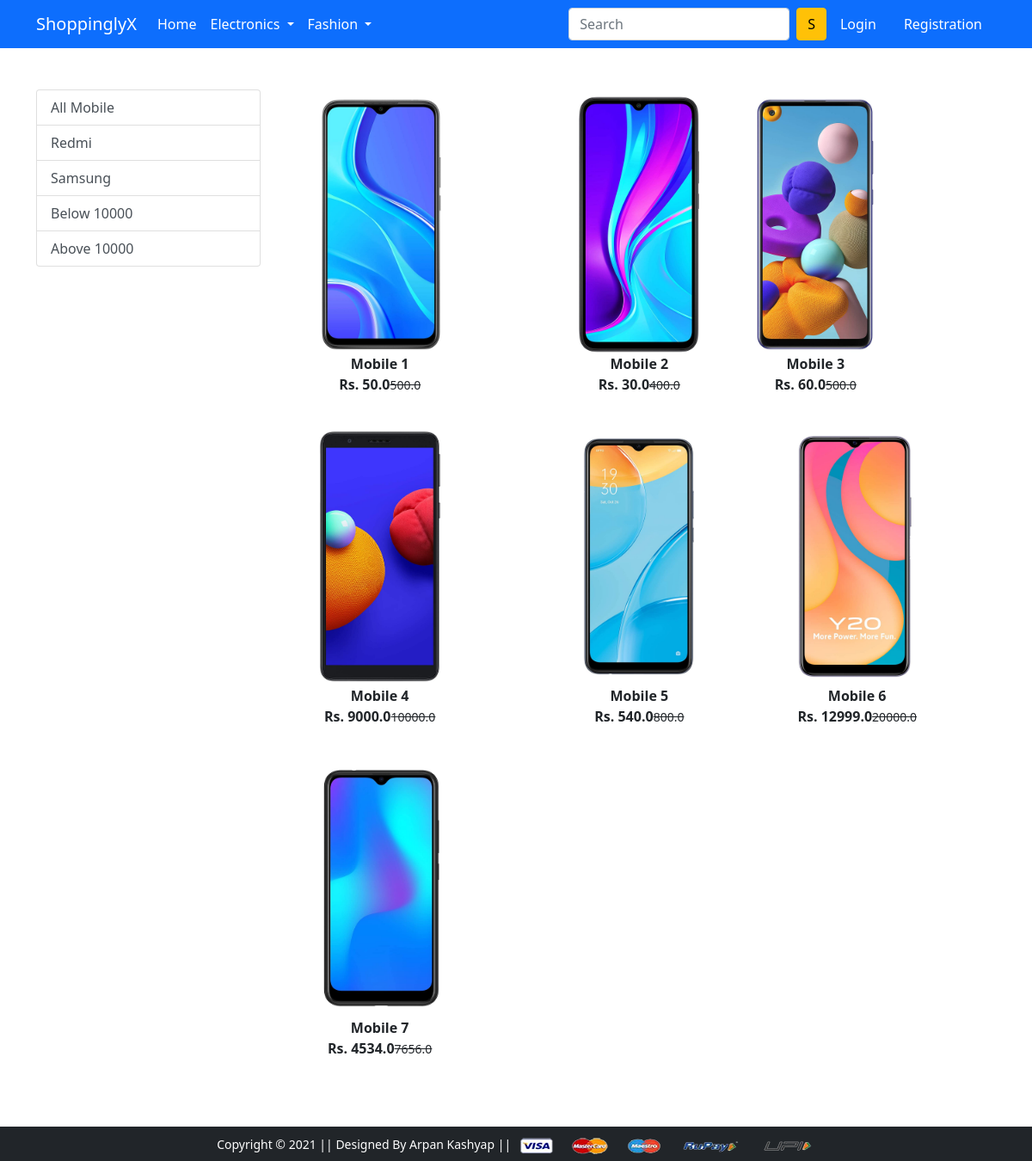
/mobile/, run on the app's committed database.
### app/models.py (models this page shows, shortened)
class Product(models.Model):
    title=models.CharField(max_length=100)
    selling_price=models.FloatField()
    discounted_price=models.FloatField()
    description=models.TextField()
    brand=models.CharField(max_length=100)
    category=models.CharField(choices=CATEGORY_CHOICES,max_length=2)
    product_image=models.ImageField(upload_to='productimg')

### app/views.py (the view)
# urls.py: path('mobile/', views.mobile, name='mobile'),
def mobile(request,data=None):
    if data==None:
        mobiles=Product.objects.filter( category='M')
    elif data=='Redmi' or data=='Samsung':
        mobiles=Product.objects.filter( category='M').filter(brand=data)
    elif data=='below':
        mobiles=Product.objects.filter( category='M').filter(discounted_price__lt=10000)
    elif data=='above':
        mobiles=Product.objects.filter( category='M').filter(discounted_price__gt=10000)
    return render(request, 'app/mobile.html',{'mobiles':mobiles})

### app/templates/app/mobile.html (shortened to what this page needs)
{% extends 'app/base.html' %}
{% load static %}
{% block main-content %}
<div class="container my-5">
 <div class="row">
  <div class="col-sm-3">
   <div class="list-group">
       <a href="{% url 'mobile' %}" class="list-group-item list-group-item-action" aria-current="true">All Mobile</a>
       <a href="{% url 'mobiledata' 'Redmi' %}" class="list-group-item list-group-item-action" aria-current="true">Redmi</a>
       <a href="{% url 'mobiledata' 'Samsung' %}" class="list-group-item list-group-item-action">Samsung</a>
       <a href="{% url 'mobiledata' 'below' %}" class="list-group-item list-group-item-action">Below 10000</a>
       <a href="{% url 'mobiledata' 'above' %}" class="list-group-item list-group-item-action">Above 10000</a>
   </div>
  </div>
  <div class="col-sm-8">
   <div class="row">
       {% for product in mobiles %}
       <div class="col-sm-4 text-center mb-4">
           <a href="{% url 'product-detail' product.id %}" class="btn">
               <div class="item">
                   <img src="{{product.product_image.url}}" alt="" height="300" class="">
                   <div class="fw-bold">{{product.title}}</div>
                   <div class="fw-bold">Rs. {{product.discounted_price}}<small class="fw-light text-decoration-line-through">{{product.selling_price}}</small></div>
               </div>
           </a>
       </div>
       {% endfor %}
   </div>
  </div>
 </div>
</div>
{% endblock main-content %}

### app/templates/app/base.html (shortened to what this page needs)
<!doctype html>
{% load static %}
<html lang="en">
  <head>
    <link href="https://cdn.jsdelivr.net/npm/bootstrap@5.0.0-beta1/dist/css/bootstrap.min.css" rel="stylesheet">
    <link rel="stylesheet" href="{% static 'app/css/owl.carousel.min.css' %}">
    <link rel="stylesheet" href="{% static 'app/css/all.min.css' %}">
    <link rel="stylesheet" href="{% static 'app/css/style.css' %}">
  </head>
  <body>
    <nav class="navbar navbar-expand-lg navbar-dark bg-primary">
     <div class="container">
       <a class="navbar-brand" href="/">ShoppinglyX</a>
       <div class="collapse navbar-collapse" id="navbarSupportedContent">
         <ul class="navbar-nav me-auto mb-2 mb-lg-0">
           <li class="nav-item">
             <a class="nav-link active" aria-current="page" href="/">Home</a>
           </li>
           <li class="nav-item dropdown">
             <a class="nav-link dropdown-toggle text-white" href="#" id="electronicsDropdown" role="button" data-bs-toggle="dropdown" aria-expanded="false">
               Electronics
             </a>
           </li>
           <li class="nav-item dropdown">
             <a class="nav-link dropdown-toggle text-white" href="#" id="fashionDropdown" role="button" data-bs-toggle="dropdown" aria-expanded="false">
               Fashion
             </a>
           </li>
         </ul>
         <form class="d-flex">
           <input class="form-control me-2" type="search" placeholder="Search" aria-label="Search">
           <button class="btn btn-warning" type="submit">S</button>
         </form>
         <div>
          <ul class="navbar-nav me-auto mb-2 mb-lg-0">
            {% if request.user.is_authenticated %}
           <li class="nav-item dropdown mx-2">
              <a class="nav-link dropdown-toggle text-white" href="#" id="profileDropdown" role="button" data-bs-toggle="dropdown" aria-expanded="false">
                {{request.user.username|capfirst}}
              </a>
              <ul class="dropdown-menu" aria-labelledby="profileDropdown">
                <li><a class="dropdown-item" href="{% url 'profile' %}">Profile</a></li>
                <li><a class="dropdown-item" href="{% url 'orders' %}">Orders</a></li>
                <li><a class="dropdown-item" href="{% url 'passwordchange' %}">Change Password</a></li>
                <li><a class="dropdown-item" href="{% url 'logout' %}">Logout</a></li>
              </ul>
            </li>
            <li class="nav-item mx-2">
             <a href="{% url 'add-to-cart' %}" class="nav-link text-white"><span class="badge bg-danger">4</span> Cart </a>
            </li>
            {% else %}
            <li class="nav-item mx-2">
             <a href="{% url 'login' %}" class="nav-link text-white">Login</a>
            </li>
            <li class="nav-item mx-2">
             <a href="{% url 'customerregistration' %}" class="nav-link text-white">Registration</a>
            </li>
            {% endif %}
          </ul>
         </div>
       </div>
     </div>
    </nav>
    {% block main-content %} {% endblock main-content %}
    <footer class="container-fluid bg-dark text-center p-2 mt-5">
        <small class="text-white">Copyright &copy; 2021 || Designed By Arpan Kashyap || </small>
        <img src="{% static 'app/images/payment.png' %}" alt="" srcset="" class="img-fluid" height="2px">
    </footer>
  </body>
</html>

### data on the page
Product: product_image (picture), title "Mobile 1", discounted_price "50.0", selling_price "500.0"
Product: product_image (picture), title "Mobile 2", discounted_price "30.0", selling_price "400.0"
Product: product_image (picture), title "Mobile 3", discounted_price "60.0", selling_price "500.0"
Product: product_image (picture), title "Mobile 4", discounted_price "9000.0", selling_price "10000.0"
Product: product_image (picture), title "Mobile 5", discounted_price "540.0", selling_price "800.0"
Product: product_image (picture), title "Mobile 6", discounted_price "12999.0", selling_price "20000.0"
Product: product_image (picture), title "Mobile 7", discounted_price "4534.0", selling_price "7656.0"
